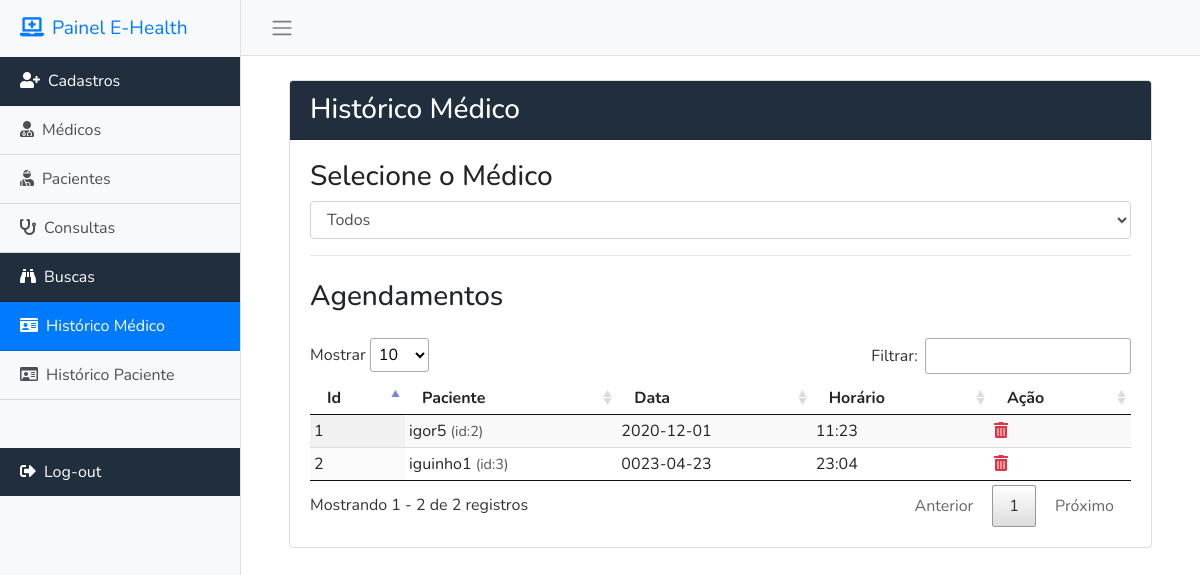
The page /historicoMedico.php (signed in) on the database its author committed.
### tables this page shows
CREATE TABLE `tbconsultas` (
  `consulta` int NOT NULL,
  `medico_FK` int NOT NULL,
  `paciente_FK` int NOT NULL,
  `horario` varchar(7) NOT NULL,
  `data` date NOT NULL
);

CREATE TABLE `tbpacientes` (
  `paciente` int NOT NULL,
  `nome` varchar(100) NOT NULL,
  `cpf` varchar(20) NOT NULL,
  `plano` tinyint(1) NOT NULL,
  `data_cadastro` date NOT NULL,
  `data_nascimento` date NOT NULL
);

### historicoMedico.php (the view, shortened to what this page needs)
<?php
  include 'php/conn.php';
  $buscaID = $_GET['id'];
  if(!is_null($buscaID) && $buscaID >= 0){
    $sqlBusca = "SELECT consulta, medico_FK, paciente_FK, horario, data, paciente, nome
    FROM `tbconsultas`, `tbpacientes`
    WHERE `paciente_FK` = `paciente` and `medico_FK` =" . $buscaID;
    $selecionaTodos = false;
  } else {
    $sqlBusca = "SELECT consulta, medico_FK, paciente_FK, horario, data, paciente, nome
    FROM `tbconsultas`, `tbpacientes`
    WHERE `paciente_FK` = `paciente`";
    $buscaID = -1;
  }
  include 'topSite.php';
  function is_selected($valor, $ref) {
    if ($valor == $ref) {
      return "selected";
    } else {
      return "";
    }
  }
?>
<div class="container-fluid pr-5 pl-5">
  <div class="card mt-4 mb-4">
    <div class="card-header bg-dark text-white">
      <h3 class="card-title m-0">Histórico Médico</h3>
    </div>
    <div class="card-body">
      <h3>Selecione o Médico</h3>
    <form action="historicoMedico.php.html" method="post">
        <div class="form-group ">
        <select class="form-control" id="historicoMedico">
            <option value="-1" <?=is_selected(-1, $buscaID)?>>Todos</option>
        </select>
        </div>
    </form>
      <hr class="mt-3">
      <h3 class="card-title mt-4 mb-4">Agendamentos</h3>
      <table id="tbHistorico" class="display compact nowrap" style="width:100%">
        <thead>
          <tr>
            <th>Id</th>
            <th>Paciente</th>
            <th>Data</th>
            <th>Horário</th>
            <th>Ação</th>
          </tr>
        </thead>
           <tbody>
           <?php
        $result = $conn->query($sqlBusca);
        while($row = $result->fetch_assoc()){
          $idconsulta = $row["consulta"];
          $nomepaciente = $row["nome"];
          $idpaciente = $row["paciente"];
          $horario = $row["horario"];
          $data = $row["data"];
          echo "<TR><TD>$idconsulta</TD><TD>$nomepaciente <span class='idsTable'>(id:$idpaciente)</span></TD><TD>$data</TD><TD>$horario</TD>
          <TD><i redirect='php/deleteScripts.php?tabela=tbconsultas&src=Medico&id=$idconsulta' class='fas fa-trash-alt text-danger' onclick='dialogDelete(this)' style='cursor:pointer'></i></TD></TD></TR>";
        }
        ?>
          </tbody>
      </table>
    </div>
  </div>
</div>
</div>
</div>
</body>
</html>

### css/main.css (style rules this page uses)
* { font-family: 'Nunito', sans-serif; }
.bg-dark { background-color:#202e3d!important; }
.idsTable { font-size:0.9rem; color:#555; }

### rows shown on the page
tbconsultas: consulta "1", tbpacientes.nome "igor5", tbpacientes.paciente "2", data "2020-12-01", horario "11:23"
tbconsultas: consulta "2", tbpacientes.nome "iguinho1", tbpacientes.paciente "3", data "0023-04-23", horario "23:04"
